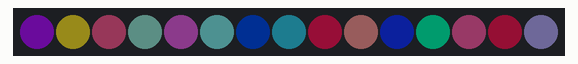
Simulated run of this sketch. Board: Arduino Uno, built with avr-gcc and run on an emulated ATmega328P. Parts: 15 RGB LEDs in strip order, left to right. Dim RGB values are drawn brighter than linear; random numbers use the default seed unless the sketch sets one.

Above: at 0.1 s.
At 4.1 s:
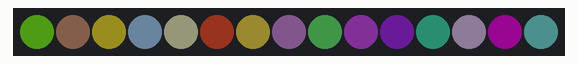
At 9.1 s:
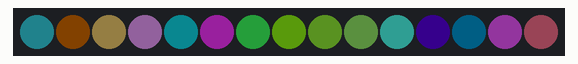
At 19.2 s:
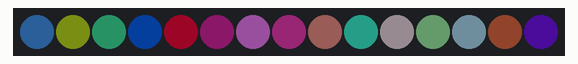
At 28.2 s:
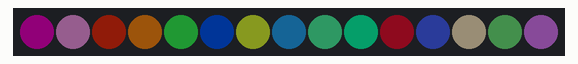
At 38.3 s:
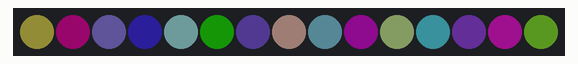

Measured:
- what the display in image 1 shows lasts 1.0 s, from 4.0 s to 5.0 s

The sketch:

adafruit_led_test.ino
```cpp
#include <Adafruit_NeoPixel.h>

#define PIN 6

// Parameter 1 = number of pixels in strip
// Parameter 2 = pin number (most are valid)
// Parameter 3 = pixel type flags, add together as needed:
//   NEO_KHZ800  800 KHz bitstream (most NeoPixel products w/WS2812 LEDs)
//   NEO_KHZ400  400 KHz (classic 'v1' (not v2) FLORA pixels, WS2811 drivers)
//   NEO_GRB     Pixels are wired for GRB bitstream (most NeoPixel products)
//   NEO_RGB     Pixels are wired for RGB bitstream (v1 FLORA pixels, not v2)
Adafruit_NeoPixel strip = Adafruit_NeoPixel(15, PIN, NEO_GRB + NEO_KHZ800);

void setup() {
  strip.begin();
  strip.setBrightness(30);
  for (int x=0; x<15; x++) {
    strip.setPixelColor(x, random(255), random(255), random(255));
  }
  strip.show(); // Initialize all pixels to 'off'
}

void loop() {
  delay(1000);
  for (int x=0; x<15; x++) {
    strip.setPixelColor(x, random(255), random(255), random(255));
  }
  strip.show();
}
```
